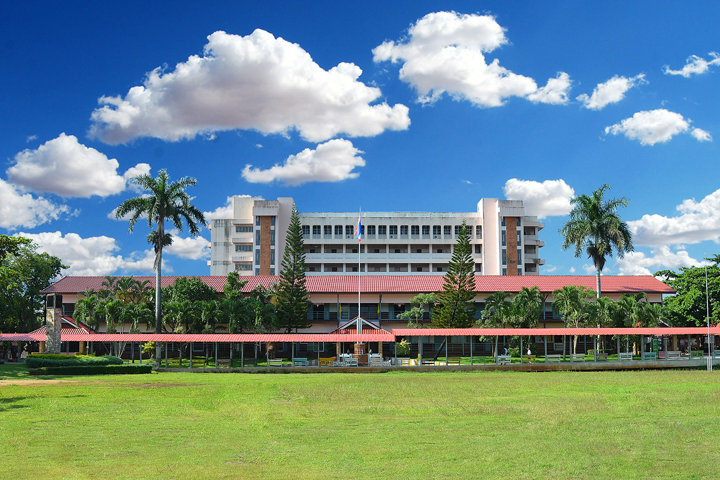
#> input picture Resources/Building.jpg, 720 x 480 px
$ python ResizeCrop.py
#> lines starting #> are read from the running program, lines starting #| are printed output that depends on the picture
import cv2

path = "Resources/Building.jpg"
img = cv2.imread(path)
#> img is the input picture: shape (480, 720, 3); mean B, G, R 139.4, 138.9, 111.1
print(img.shape)
#| (480, 720, 3)

width, height = 400, 500
imgResize = cv2.resize(img, (height, width))
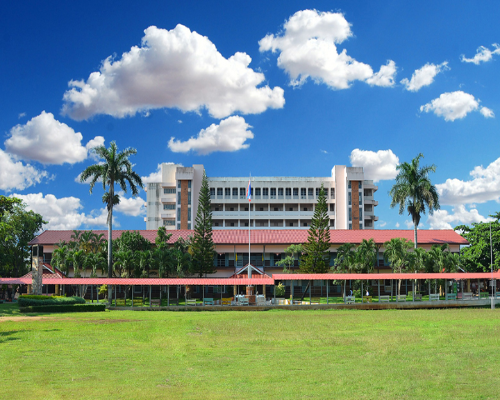
#> imgResize: shape (400, 500, 3); mean B, G, R 139.2, 138.8, 111
print(imgResize.shape)
#| (400, 500, 3)

imgCroped = img[300:540, 0:900]
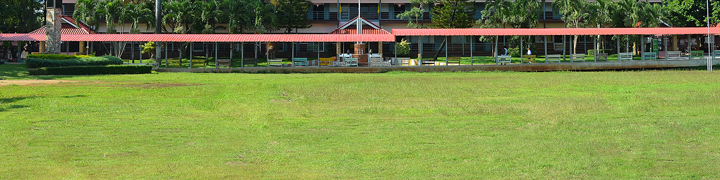
#> imgCroped: shape (180, 720, 3); mean B, G, R 71.3, 136, 122.1
print(imgCroped.shape)
#| (180, 720, 3)

cv2.imshow("road", img)
cv2.imshow("Bridge", imgResize)
cv2.imshow("Road Croped", imgCroped)


cv2.waitKey(0)
